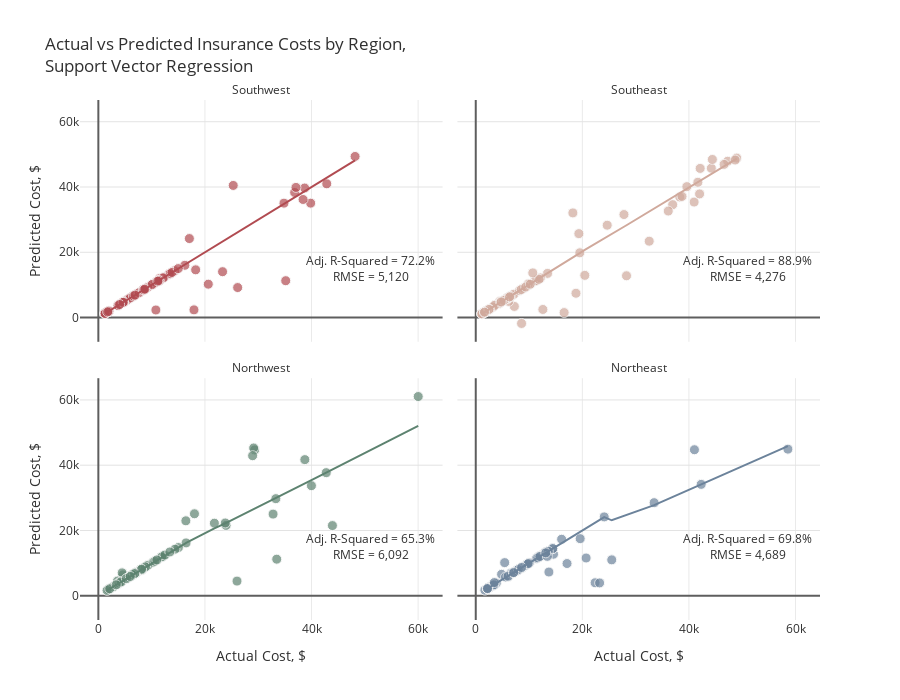

The code cell stored with this chart in its notebook:
### Markdown cell above
<b>7 | Support Vector Regression</b>

### Code cell
actuals=[]
preds=[]
rmses=[]
r2_scores=[]
adj_r2_scores=[]
feat_importance=pd.DataFrame()

for i in regions:
    
    print("\nRegion: {}\n".format(i))
    
    # Filter data by region
    ins_df = ins[ins.region==i]
    X=ins_df.drop(['charges', 'region'], axis=1)
    y=ins_df.charges
    
    # Add polynomial features
    pf = PolynomialFeatures(degree=2, include_bias=False)
    X_pf = pd.DataFrame(data=pf.fit_transform(X), columns=pf.get_feature_names_out(X.columns))
    
    # Create training and test sets
    X_train, X_test, y_train, y_test = train_test_split(X_pf, y, test_size=0.2, random_state=1)
    X_train = pd.DataFrame(X_train, columns = X_pf.columns)
    X_test = pd.DataFrame(X_test, columns = X_pf.columns)
    actuals.append(pd.Series(y_test, name='actuals').reset_index())
    
    # Scale features
    X_train = pd.DataFrame(data=s.fit_transform(X_train), columns=X_pf.columns)
    X_test = pd.DataFrame(data=s.transform(X_test), columns=X_pf.columns)
    
    # Tuning SVM
    grid = {'kernel':['linear','rbf','poly','sigmoid'],
            'C': np.logspace(-3, 3, 10),
            'gamma':np.logspace(-3, 3, 10)}
    svm = SVR()
    svm_cv=RandomizedSearchCV(estimator=svm, param_distributions=grid, scoring='neg_mean_squared_error', 
                              n_iter=10, cv=3, random_state=21, n_jobs=-1)
    svm_cv.fit(X_train, y_train)
    print("Best SVM Parameters:\n",svm_cv.best_params_)
    y_pred=svm_cv.predict(X_test)
    preds.append(pd.Series(y_pred, name='preds').reset_index(drop=True))
    rmse=np.sqrt(mean_squared_error(y_test, y_pred)).round(2)
    r2=r2_score(y_test, y_pred)
    adj_r2 = 1 - (1-r2)*(len(y_test)-1)/(len(y_test)-X_test.shape[1]-1)
    rmses.append(rmse)
    r2_scores.append(r2)
    adj_r2_scores.append(adj_r2)
    
    print("\nTest Error (RMSE) = {:,}".format(rmse))
    print("R-Squared = {:.2f}%, Adjusted R-Squared = {:.2f}%".format(r2*100, adj_r2*100))
    if i != 'Northeast':
        print("__________________________")

    
# Plot results
for i in range(0,4):
    actuals[i].loc[:,'index']=regions[i]
actual = pd.concat([actuals[i] for i in range(4)], axis = 0)
pred = pd.concat([preds[i] for i in range(4)], axis = 0)
df = pd.concat([actual, pred], axis=1).reset_index(drop=True)

fig = px.scatter(df, x="actuals", y="preds", color="index", trendline="lowess", height=700,
                 title="Actual vs Predicted Insurance Costs by Region,<br>Support Vector Regression",
                 color_discrete_sequence=col, opacity=0.7, facet_col='index', facet_col_wrap=2)

fig.for_each_annotation(lambda a: a.update(text=a.text.split("=")[-1]))
fig.add_annotation(text="Adj. R-Squared = {:.1f}%<br>RMSE = {:,.0f}".format(adj_r2_scores[0]*100,rmses[0]),
                   x=51e3,y=15e3, row=2,col=1, showarrow=False)
fig.add_annotation(text="Adj. R-Squared = {:.1f}%<br>RMSE = {:,.0f}".format(adj_r2_scores[1]*100,rmses[1]),
                   x=51e3,y=15e3, row=2,col=2, showarrow=False)
fig.add_annotation(text="Adj. R-Squared = {:.1f}%<br>RMSE = {:,.0f}".format(adj_r2_scores[2]*100,rmses[2]),
                   x=51e3,y=15e3, row=1,col=1, showarrow=False)
fig.add_annotation(text="Adj. R-Squared = {:.1f}%<br>RMSE = {:,.0f}".format(adj_r2_scores[3]*100,rmses[3]),
                   x=51e3,y=15e3, row=1,col=2, showarrow=False)

fig.update_traces(hovertemplate="Actual Cost: %{x:$,.2f}<br>Predicted Cost: %{y:$,.2f}",
                  marker=dict(size=10,line=dict(width=1,color="#F7F7F7")),
                  selector=dict(mode="markers"), showlegend=False)
fig.update_xaxes(title="Actual Cost, $", row=1)
fig.update_xaxes(showgrid=True, gridwidth=1, gridcolor='#EAEAEA',
                 zeroline=True, zerolinewidth=2, zerolinecolor='#5E5E5E')
fig.update_yaxes(title="Predicted Cost, $", col=1)
fig.update_yaxes(showgrid=True, gridwidth=1, gridcolor='#E3E3E3',
                 zeroline=True, zerolinewidth=2, zerolinecolor='#5E5E5E')
fig.update_layout(font_color="#303030", paper_bgcolor="white", plot_bgcolor="white")
fig.show()

### Figure 1 — Plotly figure (JSON) as saved in the notebook; plotly's stock layout.template omitted (floating-point values rounded to 4 significant figures)
{"data": [{"hovertemplate": "Actual Cost: %{x:$,.2f}<br>Predicted Cost: %{y:$,.2f}", "legendgroup": "Southwest", "marker": {"color": "#B14B51", "line": {"color": "#F7F7F7", "width": 1}, "opacity": 0.7, "size": 10, "symbol": "circle"}, "mode": "markers", "name": "Southwest", "orientation": "v", "showlegend": false, "type": "scatter", "x": [3761.0, 11670.0, 6312.0, 14320.0, 11550.0, 5080.0, 8269.0, 3693.0, 36840.0, 13220.0, 23310.0, 35160.0, 12350.0, 10070.0, 5488.0, 38710.0, 7197.0, 6572.0, 5980.0, 34830.0, 6600.0, 39840.0, 1256.0, 1242.0, 4762.0, 9265.0, 13470.0, 1759.0, 1242.0, 48170.0, 16230.0, 25310.0, 10790.0, 4751.0, 8557.0, 42860.0, 8278.0, 11580.0, 7624.0, 12150.0, 20630.0, 4647.0, 26140.0, 2008.0, 8444.0, 17080.0, 13820.0, 8825.0, 37080.0, 10100.0, 11410.0, 14990.0, 11360.0, 6876.0, 10800.0, 18260.0, 1262.0, 17940.0, 11150.0, 38420.0, 8522.0, 8703.0, 3988.0, 1965.0, 1743.0], "xaxis": "x3", "y": [3762.0, 11680.0, 6310.0, 14320.0, 12000.0, 5050.0, 8269.0, 3676.0, 38330.0, 13230.0, 14050.0, 11290.0, 12360.0, 10050.0, 5489.0, 39680.0, 7200.0, 6573.0, 5980.0, 35050.0, 6601.0, 35060.0, 1256.0, 1242.0, 4763.0, 9267.0, 13470.0, 1756.0, 1241.0, 49360.0, 16010.0, 40480.0, 10780.0, 4752.0, 8557.0, 40980.0, 8277.0, 11570.0, 7624.0, 12150.0, 10220.0, 4647.0, 9190.0, 2008.0, 8445.0, 24200.0, 13820.0, 8823.0, 39880.0, 10140.0, 11230.0, 15010.0, 11360.0, 6876.0, 2315.0, 14620.0, 1262.0, 2356.0, 11150.0, 36180.0, 8514.0, 8702.0, 3991.0, 1964.0, 1743.0], "yaxis": "y3"}, {"hovertemplate": "<b>LOWESS trendline</b><br><br>index=Southwest<br>actuals=%{x}<br>preds=%{y} <b>(trend)</b><extra></extra>", "legendgroup": "Southwest", "marker": {"color": "#B14B51", "symbol": "circle"}, "mode": "lines", "name": "Southwest", "showlegend": false, "type": "scatter", "x": [1242.0, 1242.0, 1256.0, 1262.0, 1743.0, 1759.0, 1965.0, 2008.0, 3693.0, 3761.0, 3988.0, 4647.0, 4751.0, 4762.0, 5080.0, 5488.0, 5980.0, 6312.0, 6572.0, 6600.0, 6876.0, 7197.0, 7624.0, 8269.0, 8278.0, 8444.0, 8522.0, 8557.0, 8703.0, 8825.0, 9265.0, 10070.0, 10100.0, 10790.0, 10800.0, 11150.0, 11360.0, 11410.0, 11550.0, 11580.0, 11670.0, 12150.0, 12350.0, 13220.0, 13470.0, 13820.0, 14320.0, 14990.0, 16230.0, 17080.0, 17940.0, 18260.0, 20630.0, 23310.0, 25310.0, 26140.0, 34830.0, 35160.0, 36840.0, 37080.0, 38420.0, 38710.0, 39840.0, 42860.0, 48170.0], "xaxis": "x3", "y": [1241.0, 1242.0, 1256.0, 1262.0, 1743.0, 1759.0, 1965.0, 2008.0, 3693.0, 3761.0, 3988.0, 4647.0, 4751.0, 4762.0, 5080.0, 5488.0, 5980.0, 6312.0, 6571.0, 6600.0, 6876.0, 7197.0, 7623.0, 8269.0, 8277.0, 8444.0, 8521.0, 8556.0, 8703.0, 8825.0, 9264.0, 10060.0, 10100.0, 10790.0, 10800.0, 11150.0, 11360.0, 11410.0, 11550.0, 11580.0, 11670.0, 12150.0, 12350.0, 13220.0, 13470.0, 13820.0, 14320.0, 14990.0, 16230.0, 17080.0, 17940.0, 18260.0, 20630.0, 23310.0, 25310.0, 26140.0, 34820.0, 35150.0, 36830.0, 37070.0, 38410.0, 38700.0, 39830.0, 42850.0, 48160.0], "yaxis": "y3"}, {"hovertemplate": "Actual Cost: %{x:$,.2f}<br>Predicted Cost: %{y:$,.2f}", "legendgroup": "Southeast", "marker": {"color": "#D0A99C", "line": {"color": "#F7F7F7", "width": 1}, "opacity": 0.7, "size": 10, "symbol": "circle"}, "mode": "markers", "name": "Southeast", "orientation": "v", "showlegend": false, "type": "scatter", "x": [44200.0, 6781.0, 5478.0, 32550.0, 1816.0, 11090.0, 11090.0, 13470.0, 47270.0, 10110.0, 38280.0, 19350.0, 1616.0, 40970.0, 1824.0, 7244.0, 36950.0, 42000.0, 6184.0, 20460.0, 7153.0, 2219.0, 8233.0, 4266.0, 19520.0, 27810.0, 16590.0, 5967.0, 4505.0, 3501.0, 4340.0, 5974.0, 3227.0, 11360.0, 12590.0, 6314.0, 5920.0, 12140.0, 3562.0, 4673.0, 46600.0, 2566.0, 41680.0, 8978.0, 48970.0, 24670.0, 8597.0, 38710.0, 1136.0, 18810.0, 1982.0, 1132.0, 6500.0, 1147.0, 8548.0, 39610.0, 11880.0, 48680.0, 44400.0, 18220.0, 28290.0, 9855.0, 10700.0, 5245.0, 1665.0, 2465.0, 9378.0, 10230.0, 36120.0, 4780.0, 6338.0, 42110.0, 1634.0], "xaxis": "x4", "y": [45760.0, 6780.0, 5471.0, 23400.0, 1807.0, 11230.0, 11180.0, 13530.0, 47880.0, 10160.0, 36940.0, 25710.0, 1592.0, 35380.0, 1822.0, 3412.0, 34590.0, 37880.0, 4946.0, 12930.0, 7159.0, 2228.0, 8282.0, 4291.0, 19840.0, 31560.0, 1521.0, 5970.0, 4897.0, 3690.0, 4279.0, 5977.0, 3212.0, 11370.0, 2477.0, 6336.0, 5939.0, 12140.0, 3740.0, 4660.0, 46940.0, 2539.0, 41440.0, 8980.0, 48860.0, 28300.0, -1809.0, 37120.0, 1136.0, 7444.0, 1979.0, 1126.0, 6498.0, 1149.0, 8575.0, 40110.0, 11730.0, 48260.0, 48440.0, 32060.0, 12800.0, 10280.0, 13690.0, 5232.0, 1656.0, 2467.0, 9366.0, 10230.0, 32630.0, 4790.0, 6321.0, 45700.0, 1633.0], "yaxis": "y4"}, {"hovertemplate": "<b>LOWESS trendline</b><br><br>index=Southeast<br>actuals=%{x}<br>preds=%{y} <b>(trend)</b><extra></extra>", "legendgroup": "Southeast", "marker": {"color": "#D0A99C", "symbol": "circle"}, "mode": "lines", "name": "Southeast", "showlegend": false, "type": "scatter", "x": [1132.0, 1136.0, 1147.0, 1616.0, 1634.0, 1665.0, 1816.0, 1824.0, 1982.0, 2219.0, 2465.0, 2566.0, 3227.0, 3501.0, 3562.0, 4266.0, 4340.0, 4505.0, 4673.0, 4780.0, 5245.0, 5478.0, 5920.0, 5967.0, 5974.0, 6184.0, 6314.0, 6338.0, 6500.0, 6781.0, 7153.0, 7244.0, 8233.0, 8548.0, 8597.0, 8978.0, 9378.0, 9855.0, 10110.0, 10230.0, 10700.0, 11090.0, 11090.0, 11360.0, 11880.0, 12140.0, 12590.0, 13470.0, 16590.0, 18220.0, 18810.0, 19350.0, 19520.0, 20460.0, 24670.0, 27810.0, 28290.0, 32550.0, 36120.0, 36950.0, 38280.0, 38710.0, 39610.0, 40970.0, 41680.0, 42000.0, 42110.0, 44200.0, 44400.0, 46600.0, 47270.0, 48680.0, 48970.0], "xaxis": "x4", "y": [1132.0, 1136.0, 1147.0, 1617.0, 1635.0, 1666.0, 1817.0, 1826.0, 1983.0, 2222.0, 2467.0, 2570.0, 3232.0, 3506.0, 3567.0, 4273.0, 4348.0, 4512.0, 4681.0, 4788.0, 5255.0, 5488.0, 5931.0, 5978.0, 5986.0, 6196.0, 6326.0, 6351.0, 6513.0, 6795.0, 7167.0, 7258.0, 8249.0, 8565.0, 8614.0, 8996.0, 9397.0, 9876.0, 10130.0, 10250.0, 10730.0, 11120.0, 11120.0, 11390.0, 11920.0, 12190.0, 12650.0, 13550.0, 16740.0, 18420.0, 19020.0, 19580.0, 19750.0, 20730.0, 24940.0, 27820.0, 28280.0, 32480.0, 36020.0, 36840.0, 38150.0, 38580.0, 39470.0, 40820.0, 41510.0, 41830.0, 41940.0, 44010.0, 44200.0, 46380.0, 47040.0, 48430.0, 48720.0], "yaxis": "y4"}, {"hovertemplate": "Actual Cost: %{x:$,.2f}<br>Predicted Cost: %{y:$,.2f}", "legendgroup": "Northwest", "marker": {"color": "#5D8370", "line": {"color": "#F7F7F7", "width": 1}, "opacity": 0.7, "size": 10, "symbol": "circle"}, "mode": "markers", "name": "Northwest", "orientation": "v", "showlegend": false, "type": "scatter", "x": [9174.0, 4433.0, 21770.0, 7732.0, 33470.0, 4618.0, 3594.0, 12240.0, 6204.0, 11840.0, 4467.0, 8163.0, 6394.0, 1906.0, 23970.0, 2775.0, 3538.0, 32790.0, 6112.0, 9302.0, 11950.0, 6389.0, 23810.0, 10260.0, 4244.0, 16460.0, 8413.0, 26020.0, 60020.0, 3580.0, 12480.0, 5856.0, 7154.0, 1636.0, 6987.0, 43920.0, 15020.0, 29330.0, 5630.0, 8827.0, 8060.0, 5729.0, 14380.0, 29140.0, 38750.0, 3877.0, 42760.0, 6374.0, 28950.0, 16420.0, 10600.0, 18030.0, 39980.0, 6941.0, 4240.0, 6361.0, 8116.0, 6797.0, 2137.0, 33310.0, 13420.0, 10980.0, 3353.0, 5261.0, 5990.0], "xaxis": "x", "y": [9174.0, 4438.0, 22240.0, 7732.0, 11210.0, 6406.0, 3554.0, 12240.0, 6202.0, 11840.0, 7011.0, 7883.0, 6395.0, 1905.0, 21550.0, 2721.0, 3617.0, 25020.0, 6096.0, 9334.0, 11950.0, 6389.0, 22300.0, 10250.0, 4244.0, 16190.0, 8443.0, 4490.0, 61040.0, 4511.0, 12470.0, 5861.0, 7178.0, 1634.0, 6996.0, 21500.0, 14780.0, 44690.0, 5594.0, 8829.0, 7993.0, 5682.0, 14270.0, 45280.0, 41710.0, 3923.0, 37710.0, 6329.0, 42920.0, 22960.0, 10590.0, 25120.0, 33730.0, 6940.0, 4238.0, 6445.0, 8150.0, 6764.0, 2136.0, 29750.0, 13420.0, 10980.0, 3354.0, 5259.0, 5918.0], "yaxis": "y"}, {"hovertemplate": "<b>LOWESS trendline</b><br><br>index=Northwest<br>actuals=%{x}<br>preds=%{y} <b>(trend)</b><extra></extra>", "legendgroup": "Northwest", "marker": {"color": "#5D8370", "symbol": "circle"}, "mode": "lines", "name": "Northwest", "showlegend": false, "type": "scatter", "x": [1636.0, 1906.0, 2137.0, 2775.0, 3353.0, 3538.0, 3580.0, 3594.0, 3877.0, 4240.0, 4244.0, 4433.0, 4467.0, 4618.0, 5261.0, 5630.0, 5729.0, 5856.0, 5990.0, 6112.0, 6204.0, 6361.0, 6374.0, 6389.0, 6394.0, 6797.0, 6941.0, 6987.0, 7154.0, 7732.0, 8060.0, 8116.0, 8163.0, 8413.0, 8827.0, 9174.0, 9302.0, 10260.0, 10600.0, 10980.0, 11840.0, 11950.0, 12240.0, 12480.0, 13420.0, 14380.0, 15020.0, 16420.0, 16460.0, 18030.0, 21770.0, 23810.0, 23970.0, 26020.0, 28950.0, 29140.0, 29330.0, 32790.0, 33310.0, 33470.0, 38750.0, 39980.0, 42760.0, 43920.0, 60020.0], "xaxis": "x", "y": [1632.0, 1902.0, 2133.0, 2771.0, 3349.0, 3533.0, 3576.0, 3590.0, 3873.0, 4236.0, 4239.0, 4429.0, 4463.0, 4614.0, 5258.0, 5627.0, 5725.0, 5852.0, 5986.0, 6109.0, 6201.0, 6358.0, 6370.0, 6386.0, 6390.0, 6794.0, 6938.0, 6984.0, 7151.0, 7729.0, 8057.0, 8114.0, 8160.0, 8411.0, 8825.0, 9173.0, 9300.0, 10260.0, 10590.0, 10960.0, 11800.0, 11910.0, 12190.0, 12430.0, 13350.0, 14290.0, 14890.0, 16140.0, 16170.0, 17540.0, 20630.0, 22210.0, 22340.0, 23950.0, 26290.0, 26450.0, 26600.0, 29460.0, 29890.0, 30030.0, 34400.0, 35430.0, 37730.0, 38690.0, 52020.0], "yaxis": "y"}, {"hovertemplate": "Actual Cost: %{x:$,.2f}<br>Predicted Cost: %{y:$,.2f}", "legendgroup": "Northeast", "marker": {"color": "#6C839B", "line": {"color": "#F7F7F7", "width": 1}, "opacity": 0.7, "size": 10, "symbol": "circle"}, "mode": "markers", "name": "Northeast", "orientation": "v", "showlegend": false, "type": "scatter", "x": [58570.0, 41030.0, 13130.0, 17130.0, 13220.0, 42300.0, 8628.0, 11510.0, 13230.0, 12730.0, 3559.0, 14590.0, 13020.0, 6113.0, 4847.0, 14450.0, 9282.0, 5595.0, 2204.0, 6641.0, 12320.0, 7935.0, 3858.0, 1712.0, 2727.0, 7639.0, 3044.0, 25520.0, 11940.0, 3393.0, 14450.0, 33480.0, 20710.0, 8334.0, 2218.0, 11880.0, 11390.0, 10070.0, 2396.0, 7730.0, 2211.0, 3385.0, 24110.0, 2206.0, 9723.0, 13620.0, 11660.0, 6067.0, 19590.0, 2217.0, 22400.0, 12030.0, 9866.0, 16120.0, 7050.0, 5429.0, 13430.0, 2196.0, 7986.0, 13730.0, 3482.0, 13140.0, 23240.0, 7134.0, 8606.0], "xaxis": "x2", "y": [44920.0, 44740.0, 13130.0, 9872.0, 13230.0, 34130.0, 8537.0, 11620.0, 13230.0, 12730.0, 3559.0, 12730.0, 13240.0, 5842.0, 6567.0, 14450.0, 9252.0, 5759.0, 2204.0, 6926.0, 12320.0, 7938.0, 3858.0, 1713.0, 2727.0, 7673.0, 3044.0, 11000.0, 11940.0, 3218.0, 14450.0, 28520.0, 11570.0, 8327.0, 2218.0, 12010.0, 11420.0, 10070.0, 2396.0, 7708.0, 2211.0, 3386.0, 24160.0, 2206.0, 9724.0, 13620.0, 11660.0, 6017.0, 17490.0, 2218.0, 3977.0, 12030.0, 9867.0, 17310.0, 7051.0, 10150.0, 12080.0, 2196.0, 8035.0, 7267.0, 4042.0, 13140.0, 3937.0, 7110.0, 8676.0], "yaxis": "y2"}, {"hovertemplate": "<b>LOWESS trendline</b><br><br>index=Northeast<br>actuals=%{x}<br>preds=%{y} <b>(trend)</b><extra></extra>", "legendgroup": "Northeast", "marker": {"color": "#6C839B", "symbol": "circle"}, "mode": "lines", "name": "Northeast", "showlegend": false, "type": "scatter", "x": [1712.0, 2196.0, 2204.0, 2206.0, 2211.0, 2217.0, 2218.0, 2396.0, 2727.0, 3044.0, 3385.0, 3393.0, 3482.0, 3559.0, 3858.0, 4847.0, 5429.0, 5595.0, 6067.0, 6113.0, 6641.0, 7050.0, 7134.0, 7639.0, 7730.0, 7935.0, 7986.0, 8334.0, 8606.0, 8628.0, 9282.0, 9723.0, 9866.0, 10070.0, 11390.0, 11510.0, 11660.0, 11880.0, 11940.0, 12030.0, 12320.0, 12730.0, 13020.0, 13130.0, 13140.0, 13220.0, 13230.0, 13430.0, 13620.0, 13730.0, 14450.0, 14450.0, 14590.0, 16120.0, 17130.0, 19590.0, 20710.0, 22400.0, 23240.0, 24110.0, 25520.0, 33480.0, 41030.0, 42300.0, 58570.0], "xaxis": "x2", "y": [1708.0, 2193.0, 2200.0, 2202.0, 2207.0, 2214.0, 2214.0, 2393.0, 2724.0, 3042.0, 3383.0, 3391.0, 3480.0, 3557.0, 3856.0, 4847.0, 5429.0, 5596.0, 6068.0, 6115.0, 6643.0, 7053.0, 7137.0, 7645.0, 7735.0, 7942.0, 7992.0, 8342.0, 8614.0, 8636.0, 9292.0, 9732.0, 9876.0, 10080.0, 11400.0, 11520.0, 11670.0, 11890.0, 11950.0, 12040.0, 12340.0, 12740.0, 13030.0, 13140.0, 13160.0, 13240.0, 13240.0, 13440.0, 13630.0, 13740.0, 14460.0, 14460.0, 14600.0, 16120.0, 17130.0, 19590.0, 20700.0, 22380.0, 23220.0, 24070.0, 23120.0, 27770.0, 33220.0, 34140.0, 45860.0], "yaxis": "y2"}], "layout": {"annotations": [{"showarrow": false, "text": "Northwest", "x": 0.245, "xanchor": "center", "xref": "paper", "y": 0.465, "yanchor": "bottom", "yref": "paper"}, {"showarrow": false, "text": "Northeast", "x": 0.755, "xanchor": "center", "xref": "paper", "y": 0.465, "yanchor": "bottom", "yref": "paper"}, {"showarrow": false, "text": "Southwest", "x": 0.245, "xanchor": "center", "xref": "paper", "y": 1.0, "yanchor": "bottom", "yref": "paper"}, {"showarrow": false, "text": "Southeast", "x": 0.755, "xanchor": "center", "xref": "paper", "y": 1.0, "yanchor": "bottom", "yref": "paper"}, {"showarrow": false, "text": "Adj. R-Squared = 72.2%<br>RMSE = 5,120", "x": 51000, "xref": "x3", "y": 15000, "yref": "y3"}, {"showarrow": false, "text": "Adj. R-Squared = 88.9%<br>RMSE = 4,276", "x": 51000, "xref": "x4", "y": 15000, "yref": "y4"}, {"showarrow": false, "text": "Adj. R-Squared = 65.3%<br>RMSE = 6,092", "x": 51000, "xref": "x", "y": 15000, "yref": "y"}, {"showarrow": false, "text": "Adj. R-Squared = 69.8%<br>RMSE = 4,689", "x": 51000, "xref": "x2", "y": 15000, "yref": "y2"}], "font": {"color": "#303030"}, "height": 700, "legend": {"title": {"text": "index"}, "tracegroupgap": 0}, "paper_bgcolor": "white", "plot_bgcolor": "white", "title": {"text": "Actual vs Predicted Insurance Costs by Region,<br>Support Vector Regression"}, "xaxis": {"anchor": "y", "domain": [0, 0.49], "gridcolor": "#EAEAEA", "gridwidth": 1, "showgrid": true, "title": {"text": "Actual Cost, $"}, "zeroline": true, "zerolinecolor": "#5E5E5E", "zerolinewidth": 2}, "xaxis2": {"anchor": "y2", "domain": [0.51, 1], "gridcolor": "#EAEAEA", "gridwidth": 1, "matches": "x", "showgrid": true, "title": {"text": "Actual Cost, $"}, "zeroline": true, "zerolinecolor": "#5E5E5E", "zerolinewidth": 2}, "xaxis3": {"anchor": "y3", "domain": [0, 0.49], "gridcolor": "#EAEAEA", "gridwidth": 1, "matches": "x", "showgrid": true, "showticklabels": false, "zeroline": true, "zerolinecolor": "#5E5E5E", "zerolinewidth": 2}, "xaxis4": {"anchor": "y4", "domain": [0.51, 1], "gridcolor": "#EAEAEA", "gridwidth": 1, "matches": "x", "showgrid": true, "showticklabels": false, "zeroline": true, "zerolinecolor": "#5E5E5E", "zerolinewidth": 2}, "yaxis": {"anchor": "x", "domain": [0, 0.465], "gridcolor": "#E3E3E3", "gridwidth": 1, "showgrid": true, "title": {"text": "Predicted Cost, $"}, "zeroline": true, "zerolinecolor": "#5E5E5E", "zerolinewidth": 2}, "yaxis2": {"anchor": "x2", "domain": [0, 0.465], "gridcolor": "#E3E3E3", "gridwidth": 1, "matches": "y", "showgrid": true, "showticklabels": false, "zeroline": true, "zerolinecolor": "#5E5E5E", "zerolinewidth": 2}, "yaxis3": {"anchor": "x3", "domain": [0.535, 1.0], "gridcolor": "#E3E3E3", "gridwidth": 1, "matches": "y", "showgrid": true, "title": {"text": "Predicted Cost, $"}, "zeroline": true, "zerolinecolor": "#5E5E5E", "zerolinewidth": 2}, "yaxis4": {"anchor": "x4", "domain": [0.535, 1.0], "gridcolor": "#E3E3E3", "gridwidth": 1, "matches": "y", "showgrid": true, "showticklabels": false, "zeroline": true, "zerolinecolor": "#5E5E5E", "zerolinewidth": 2}}}
